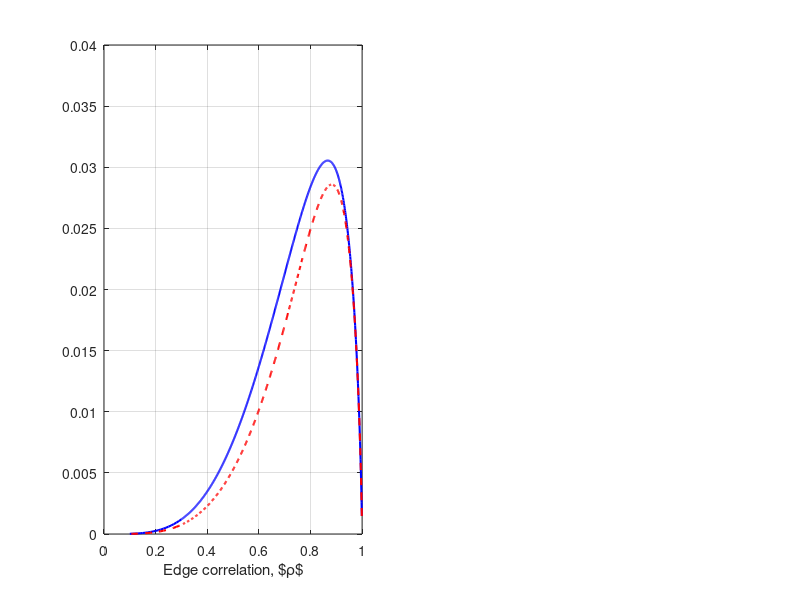

The MATLAB source for this figure: (Note: this script raises an error after producing the figure.)
load ModErrExpStarNoiseless_v2.mat
%load KatErrExpStarNoiseless_findEC.mat
load KatErrExpStarNoiseless_v2.mat

subplot(1,2,1)
plot(rho_vec,log(2)*Mod_ErrExp_Noiseless,'b','Linewidth',1.5);
grid on
hold on
plot(rho_vec,log(2)*Kat_ErrExp_Noiseless,'r--','Linewidth',1.5);
h = xlabel('Edge correlation, $\rho$');
set(h,'unit','character','interpreter','latex')
set(h,'FontSize',14);
h = ylabel('Error Exponent');
set(h,'unit','character','interpreter','latex');
set(h,'FontSize',14);

h = legend('$E(\Psi_{\mathrm{SGA}}, \tilde{P})$','$E(\Psi_{\mathrm{KA}}, \tilde{P})$');
set(h,'unit','character','interpreter','latex');
set(h,'FontSize',12);
h = title('(a) \, $q_{\mathrm{max}} = 0$');
set(h,'unit','character','interpreter','latex');
set(h,'FontSize',13);


%%%%%%%%%%%%%%%%%%%%%%%%%%%%%%
load ModErrExpStarNoisyRhoPoint4_v2.mat
load KatErrExpStarNoisyRhoPoint4_v2.mat
subplot(1,2,2)
plot(q_vec,log(2)*Mod_ErrExp_Noisy,'b','Linewidth',1.5);
grid on
hold on
plot(q_vec,log(2)*Kat_ErrExp_Noisy,'r--','Linewidth',1.5);
h = xlabel('$q_{\mathrm{max}}$');
set(h,'unit','character','interpreter','latex');
set(h,'FontSize',15);
% h = ylabel('Error Exponent');
% set(h,'unit','character','interpreter','latex');
% set(h,'FontSize',14);
h = legend('$E(\Psi_{\mathrm{SGA}}, \tilde{P})$','$E(\Psi_{\mathrm{KA}}, \tilde{P})$');
set(h,'unit','character','interpreter','latex');
set(h,'FontSize',12);
h = title('(b) \, $\rho=0.4$');
set(h,'unit','character','interpreter','latex');
set(h,'FontSize',13);
%axis([0 0.5 0 4e-3]);